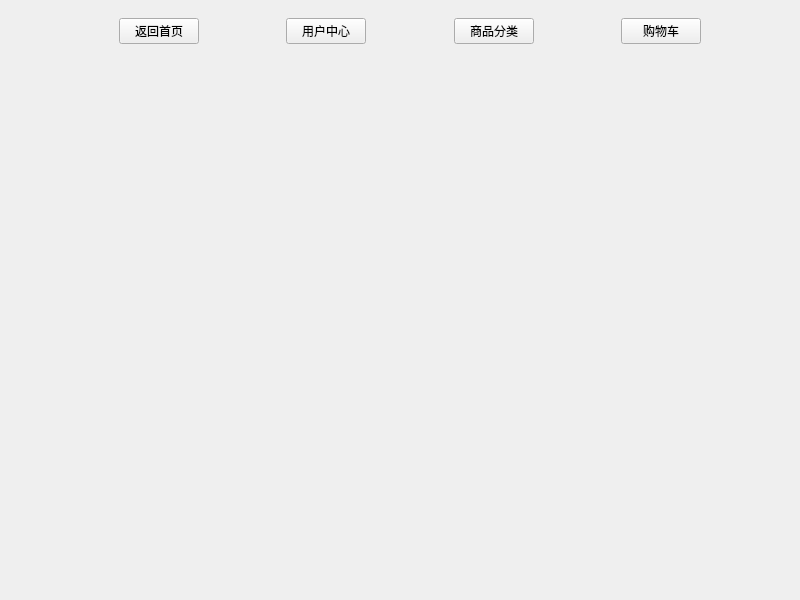
<?xml version="1.0" encoding="UTF-8"?>
<ui version="4.0">
 <class>Center</class>
 <widget class="QMainWindow" name="Center">
  <property name="geometry">
   <rect>
    <x>0</x>
    <y>0</y>
    <width>800</width>
    <height>600</height>
   </rect>
  </property>
  <property name="windowTitle">
   <string>MainWindow</string>
  </property>
  <widget class="QWidget" name="centralwidget">
   <layout class="QVBoxLayout" name="verticalLayout">
    <item>
     <widget class="QWidget" name="widget_menu" native="true">
      <property name="sizePolicy">
       <sizepolicy hsizetype="Preferred" vsizetype="Fixed">
        <horstretch>0</horstretch>
        <verstretch>0</verstretch>
       </sizepolicy>
      </property>
      <layout class="QHBoxLayout" name="horizontalLayout">
       <item>
        <spacer name="horizontalSpacer">
         <property name="orientation">
          <enum>Qt::Horizontal</enum>
         </property>
         <property name="sizeType">
          <enum>QSizePolicy::Preferred</enum>
         </property>
         <property name="sizeHint" stdset="0">
          <size>
           <width>140</width>
           <height>20</height>
          </size>
         </property>
        </spacer>
       </item>
       <item>
        <widget class="QPushButton" name="btn_index">
         <property name="text">
          <string>返回首页</string>
         </property>
        </widget>
       </item>
       <item>
        <spacer name="horizontalSpacer_2">
         <property name="orientation">
          <enum>Qt::Horizontal</enum>
         </property>
         <property name="sizeType">
          <enum>QSizePolicy::Preferred</enum>
         </property>
         <property name="sizeHint" stdset="0">
          <size>
           <width>120</width>
           <height>20</height>
          </size>
         </property>
        </spacer>
       </item>
       <item>
        <widget class="QPushButton" name="btn_userCenter">
         <property name="text">
          <string>用户中心</string>
         </property>
        </widget>
       </item>
       <item>
        <spacer name="horizontalSpacer_3">
         <property name="orientation">
          <enum>Qt::Horizontal</enum>
         </property>
         <property name="sizeType">
          <enum>QSizePolicy::Preferred</enum>
         </property>
         <property name="sizeHint" stdset="0">
          <size>
           <width>120</width>
           <height>20</height>
          </size>
         </property>
        </spacer>
       </item>
       <item>
        <widget class="QPushButton" name="btn_category">
         <property name="text">
          <string>商品分类</string>
         </property>
        </widget>
       </item>
       <item>
        <spacer name="horizontalSpacer_4">
         <property name="orientation">
          <enum>Qt::Horizontal</enum>
         </property>
         <property name="sizeType">
          <enum>QSizePolicy::Preferred</enum>
         </property>
         <property name="sizeHint" stdset="0">
          <size>
           <width>120</width>
           <height>20</height>
          </size>
         </property>
        </spacer>
       </item>
       <item>
        <widget class="QPushButton" name="btn_chart">
         <property name="text">
          <string>购物车</string>
         </property>
        </widget>
       </item>
       <item>
        <spacer name="horizontalSpacer_6">
         <property name="orientation">
          <enum>Qt::Horizontal</enum>
         </property>
         <property name="sizeType">
          <enum>QSizePolicy::Preferred</enum>
         </property>
         <property name="sizeHint" stdset="0">
          <size>
           <width>120</width>
           <height>20</height>
          </size>
         </property>
        </spacer>
       </item>
      </layout>
     </widget>
    </item>
    <item>
     <widget class="QWidget" name="widget" native="true"/>
    </item>
   </layout>
  </widget>
 </widget>
 <resources/>
 <connections/>
</ui>
